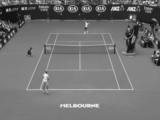
#> input picture input-preprocessed/tennis_00009.jpg, 160 x 120 px
$ python preprocessFrames.py
#> lines starting #> are read from the running program, lines starting #| are printed output that depends on the picture
import glob
import imageio
import numpy as np
import os
import pickle
import skimage
import shutil

testImgPath = "messy_room.jpg"
imgDim = ( 240, 426 )       # 240p on Youtube
inputDir = "input"
processedDir = "input-preprocessed"
outputDataFile = "data.pkl"

if __name__ == "__main__":
    ## convert any image not in .jpg format to .jpg
    imageFilePaths = glob.glob( os.path.join( inputDir, "*" ) )
    for imagePath in imageFilePaths:
        if ".jpg" not in imagePath:
            img = skimage.io.imread( imagePath, as_gray=True )
            if not os.path.exists( processedDir ):
                os.mkdir( processedDir )
            newImgFilePath = os.path.join( processedDir,
                                            imagePath.split( os.sep )[ -1 ].split( '.' )[ 0 ] )\
                                            + ".jpg"
            ## save the image as .jpg to compress image data
            ## there should be a way to convert/compress data directly...
            skimage.io.imsave( newImgFilePath,
                                skimage.util.img_as_ubyte( img ) )
            print( "Converted {} to {}".format( imagePath, newImgFilePath ) )
            # os.remove( imagePath )
        else:
            shutil.copy( imagePath, processedDir )

    imageFilePaths = glob.glob( os.path.join( processedDir, "*" ) )
    imgData = None
    ## Construct a NxD matrix of N frames(samples) and D pixels(features)
    for imagePath in imageFilePaths:
        assert ".jpg" in imagePath
        ## Read and rescale each image
        img = skimage.io.imread( imagePath, as_gray=True )
#> img is the input picture: shape (120, 160); min 0, max 250, mean 113.7
        ## TODO: consider expand normalized greyscale to 8 bit value
        rescaledImg = skimage.util.img_as_ubyte( skimage.transform.resize( img, imgDim ) )
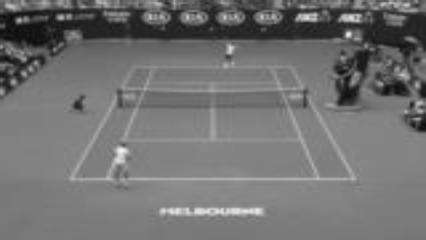
#> rescaledImg: shape (240, 426); min 7, max 246, mean 113.7
        flatImg = rescaledImg.reshape( ( 1, imgDim[ 0 ] * imgDim[ 1 ] ) )
        if isinstance( imgData, np.ndarray ):
            imgData = np.concatenate( ( imgData, flatImg ), axis=0 )
        else:
            imgData = flatImg
        ## Update the image file
        # os.remove( imagePath )
        skimage.io.imsave( imagePath, rescaledImg )
        print( "Updated ", imagePath )
#> pass 2 of the loop `for imagePath in imageFilePaths:`:
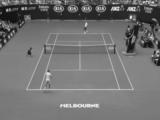
#> input picture input-preprocessed/tennis_00014.jpg, 160 x 120 px
#> img is the input picture: shape (120, 160); min 6, max 240, mean 113.8
#> `rescaledImg = skimage.util.img_as_ubyte( skimage.transform.resize( img..`:
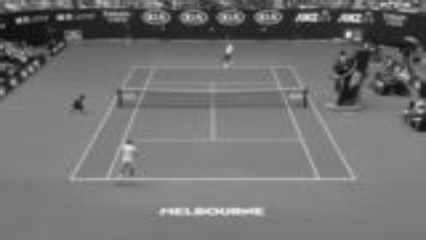
#> rescaledImg: shape (240, 426); min 9, max 233, mean 113.8
#> pass 3 of the loop `for imagePath in imageFilePaths:`:
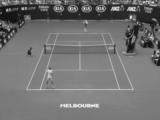
#> input picture input-preprocessed/tennis_00019.jpg, 160 x 120 px
#> img is the input picture: shape (120, 160); min 0, max 240, mean 113.7
#> `rescaledImg = skimage.util.img_as_ubyte( skimage.transform.resize( img..`:
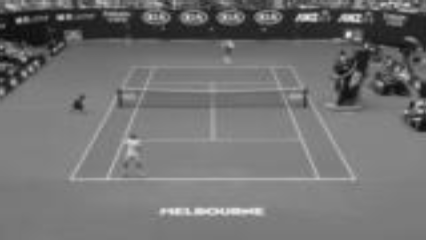
#> rescaledImg: shape (240, 426); min 6, max 233, mean 113.7

    ## Pickle and dump the constructed matrix data set
    if os.path.exists( "data.pkl" ):
        os.remove( "data.pkl" )
    with open( "data.pkl", "wb" ) as f:
        pickle.dump( imgData, f )
    # with open( "data.pkl", "rb" ) as f:
    #     data = pickle.load( f )
    # import pdb; pdb.set_trace()
